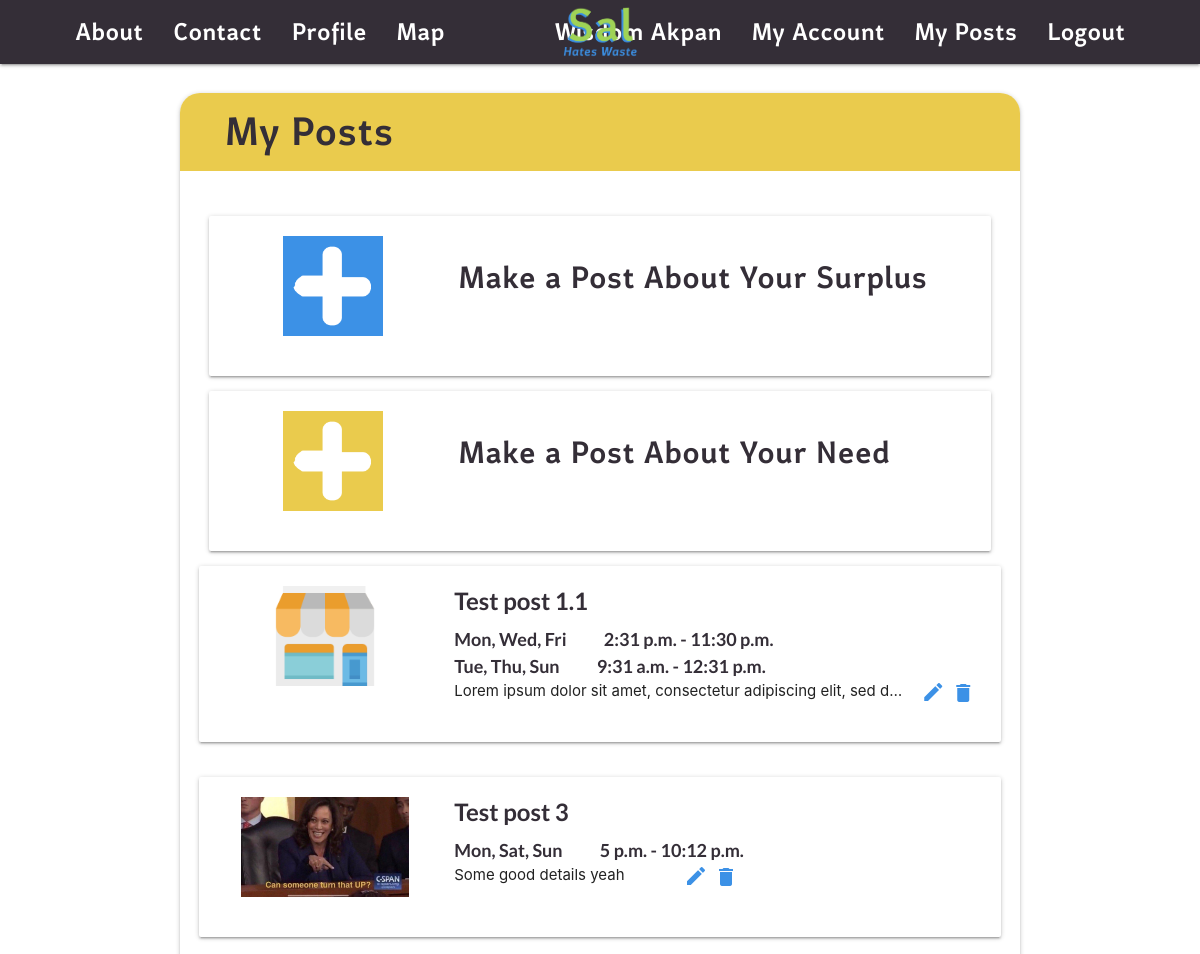
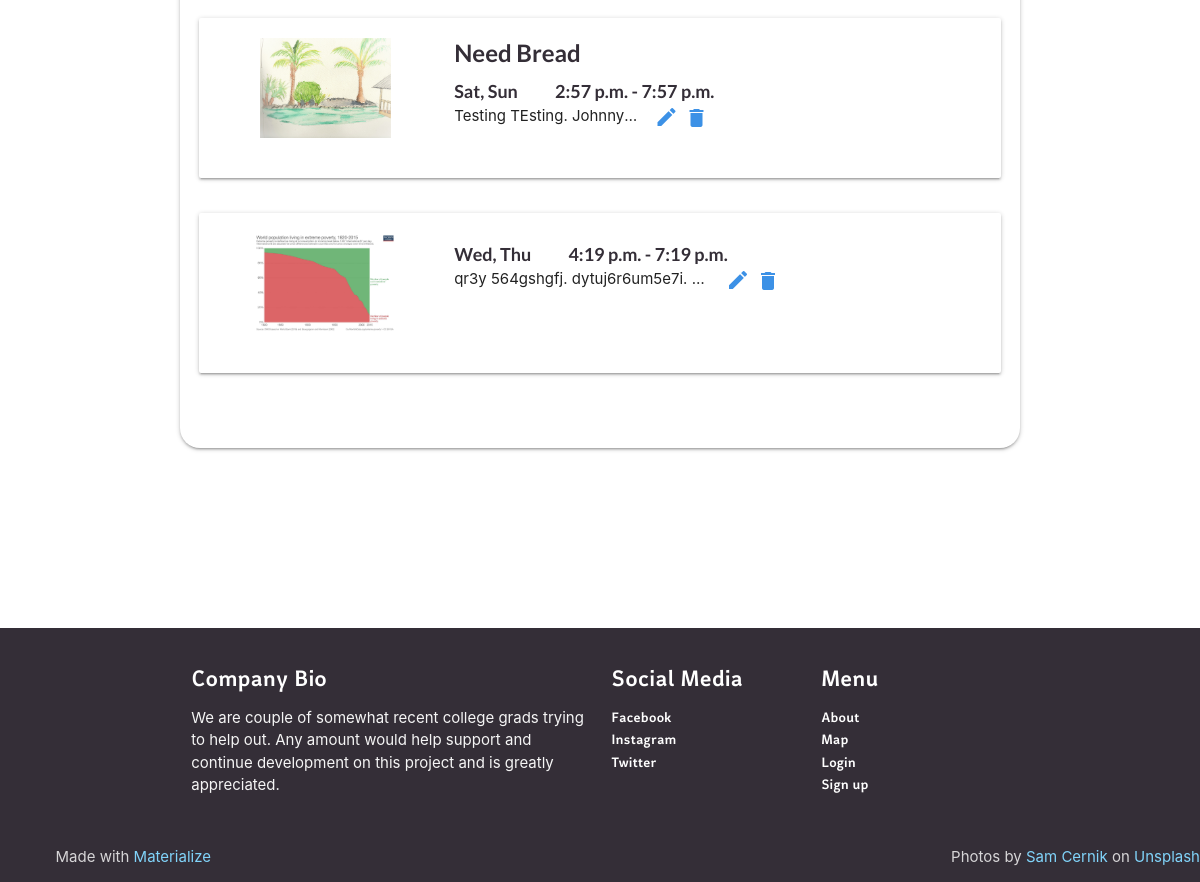
/my-posts (signed in), run on the app's committed database (2 pictures, top to bottom).
### main/models.py (models this page shows, shortened)
class CustomUser(AbstractBaseUser, PermissionsMixin):
    email = models.EmailField(_('email address'), max_length=254, unique=True)
    your_name = models.CharField(_('user name'), max_length=30, blank=True)
    is_staff = models.BooleanField(_('staff status'), default=False,
                                   help_text=_('Designates whether the user can log into this admin '
                                               'site.'))
    is_active = models.BooleanField(_('active'), default=True,
                                    help_text=_('Designates whether this user should be treated as '
                                                'active. Unselect this instead of deleting accounts.'))
    date_joined = models.DateTimeField(_('date joined'), default=timezone.now)
    objects = CustomUserManager()
    USERNAME_FIELD = 'email'
    REQUIRED_FIELDS = []
    class Meta:
        verbose_name = _('user')
        verbose_name_plural = _('users')

class UserPost(models.Model):
    post_creator = models.ForeignKey(
        CustomUser, on_delete=models.CASCADE, blank=True, default=1)
    post_title = models.CharField('Post Title', max_length=30, blank=True)
    post_org_name = models.CharField(
        'Your Organization', max_length=30, blank=True)
    phone_regex = RegexValidator(
        regex=r'^\+?1?\d{9,15}$', message="Phone number must be entered in the format: '+999999999'. Up to 15 digits allowed.")
    post_org_phone = models.CharField(_('phone'), max_length=20, validators=[
                                      phone_regex], null=True, blank=True)
    post_org_email = models.EmailField(
        'Your Organizations Email', max_length=254, default="example@gmail.com", null=False)
    post_org_address = models.CharField(
        'Your Organizations Location', max_length=80, default="123 Test St.", null=False)
    post_org_city = models.CharField(
        max_length=30, default="Stamford", null=False)
    post_org_state = models.CharField(max_length=2, default="CT", null=False)
    post_org_zipcode = models.CharField(max_length=10, null=True, blank=True)
    post_org_country = models.CharField(
        max_length=60, default="USA", null=False)
    post_image = models.ImageField('Profile Image', default='default.png',
                                   upload_to='post_pics', null=True, blank=True, validators=(validate_is_pic,))
    post_desc = models.TextField(max_length=500, null=True, blank=True)
    post_begin_date = models.DateField(_("Availability Start"), default=datetime.date.today)
    post_end_date = models.DateField(_("Availability End"), default=datetime.date.today)
    post_lat = models.FloatField(null=True, blank=True)
    post_long = models.FloatField(null=True, blank=True)
    post_recurring = models.BooleanField(default=False)
    recurrences = models.TextField(max_length=300, null=True, blank=True)
    donor_or_recip = models.CharField(
        max_length=10, choices=ROLE_CHOICES, default="Donor",)
    post_active = models.BooleanField(default=True)
    post_deliver = models.BooleanField(default=False)
    post_slug = models.SlugField(max_length=200, null=False, unique=True)
    class Meta:
        verbose_name = 'Post'
        verbose_name_plural = "Posts"

class Availability(models.Model):
    assigned_post = models.ForeignKey(UserPost, on_delete=models.CASCADE, blank=True, null=True)
    post_day = MultiSelectField(choices=DAYS_OF_WEEK, max_choices=7, max_length=10, null=True)
    start_hour = models.TimeField(null=True)
    end_hour = models.TimeField(null=True)
    start_min = models.IntegerField(null=True, blank=True)
    end_min = models.IntegerField(null=True, blank=True)

### main/views.py (the view)
# urls.py: path('my-posts', views.my_posts, name='my-posts'),
def my_posts(request):
    if request.user.is_authenticated:
        user = request.user
        my_posts = UserPost.objects.filter(post_creator = user)
        return render(request=request, template_name="main/my_posts.html", context = {
                                                               "my_posts" : my_posts})
    else:
        messages.info(request, f"Login to view your posts")
        return HttpResponseRedirect('main:login')
    return render(request=request, template_name="main/my_posts.html")

### main/Templates/main/my_posts.html (shortened to what this page needs)
{% extends 'main/header.html' %}
{% load static %}
{% block content %}
<head>
    {% load crispy_forms_tags %}
</head>
<body>
    <section>
        <div class="container col " style="margin-bottom: 12em;">
            <div id="over-card" class="card hoverable">
                <div class="title-banner">
                    <h3 class="title-text"> My Posts</h2>
                </div>
                <div class="card-content center">
                    <div class="media">
                        <div class=" main-row row center">
                            <a href="new-dpost">
                                <div class="card hoverable post-row">
                                    <div class="card-content  ">
                                        <div class="row new-button">
                                            <div class="col left-col">
                                                <img class="card-pic" src="{% static 'images/donor-plus.png' %}">
                                            </div>
                                            <div class="col right-col">
                                                <h4>Make a Post About Your Surplus</h4>
                                            </div>
                                        </div>
                                    </div>
                                </div>
                            </a>
                            <a href="new-rpost">
                                <div class="card hoverable post-row">
                                    <div class="card-content  ">
                                        <div class="row new-button">
                                            <div class="col left-col">
                                                <img class="card-pic" src="{% static 'images/recipient-plus.png' %}">
                                            </div>
                                            <div class="col right-col">
                                                <h4>Make a Post About Your Need</h4>
                                            </div>
                                        </div>
                                    </div>
                                </div>
                            </a>
                            {% for post in my_posts %}
                            <div class="row profile-content">
                                <div class="card hoverable post-row">
                                    <div class="card-content  ">
                                        <div class="row">
                                            <a href="{{post.post_slug}}" , style="color:#000">
                                                <div class="col left-col">
                                                    <img class="card-pic" src="{{post.post_image.url}}">
                                                </div>
                                            </a>
                                            <div class="col right-col">
                                                <Strong>
                                                    <div class="card-title">{{post.post_title}}</div>
                                                </Strong>
                                                {% for availability in post.availability_set.all %}
                                                <strong>
                                                    <p class="times">{{availability.post_day}}&emsp;&emsp;
                                                        {{availability.start_hour}}&nbsp;-&nbsp;{{availability.end_hour}}
                                                    </p>
                                                </strong>
                                                {% endfor %}
                                                    <form class="right" action="{% url 'main:delete' post.post_slug %}" method="post">
                                                        <button class="material-icons right delete-button" type="submit"
                                                            onclick="return confirm('Are you sure you want to delete this post?');">delete</button>
                                                    </form>
                                                    {% if post.donor_or_recip == 'Recipient' %}
                                                    <a href="{% url 'main:edit-rpost' post.post_slug %}"><i
                                                            class="material-icons right">edit</i></a>
                                                    {% endif %}
                                                    {% if post.donor_or_recip == 'Donor' %}
                                                    <a href="{% url 'main:edit-dpost' post.post_slug %}"><i
                                                            class="material-icons right">edit</i></a>
                                                    {% endif %}
                                                <p class="text">{{post.post_desc}}</p>
                                            </div>
                                        </div>
                                    </div>
                                </div>
                            </div>
                            {% endfor %}
                        </div>
                    </div>
                </div>
            </div>
        </div>
    </section>
    {% include 'main/footer.html' %}
</body>
{% endblock %}

### main/Templates/main/header.html (shortened to what this page needs)
{% load static %}
<head>
  <link rel="stylesheet" href="https://cdnjs.cloudflare.com/ajax/libs/materialize/1.0.0/css/materialize.min.css">
  <link rel="stylesheet" type="text/css" href="{% static '/fonts/stylesheet.css' %}">
</head>
<body>
  <section>
    <nav style="background-color: #342E37" role="navigation">
      <div class="nav-wrapper container" style="background-color: #342E37">
        <a href="/"  class=" center brand-logo">
          <img alt="Logo" src="{% static 'images/sal_hates_waste_logo.png' %}" height="60" style="display: block;  color: #ffffff; font-size: 16px;" border="0">
      </a>
        <ul class="right hide-on-med-and-down">
          {% if user.is_authenticated %}
          <li><a href="/account" style="color:white;font-size:20pt;">{{ user.your_name }}</a></li>
          <li><a href="/account" style="color:white;font-size:20pt;">My Account</a></li>
          <li><a href="/my-posts" style="color:white;font-size:20pt;">My Posts</a></li>
          <li><a href="/logout" style="color:white;font-size:20pt;">Logout</a></li>
          {% else %}
          <li><a href="/login" style="color:white;font-size:20pt;">Login</a></li>
          <li><a href="/signup" style="color:white;font-size:20pt;">Sign Up</a></li>
          <li><a href="/volunteer" style="color:white;font-size:20pt;">Volunteer!</a></li>
          {% endif %}
        </ul>
        <ul class="left hide-on-med-and-down">
          <li><a href="/#about-title" style="color:white;font-size:20pt;">About</a></li>
          <li><a href="/contact" style="color:white;font-size:20pt;">Contact</a></li>
          <li><a href="/profile-view" style="color:white;font-size:20pt;">Profile</a></li>
          <li><a href="/map_page" style="color:white;font-size:20pt;">Map</a></li>
        </ul>
      </div>
    </nav>
  </section>
  {% block content %}
  {% endblock %}
</body>

### main/Templates/main/footer.html
<footer class="page-footer" style="background-color: #342E37">
  <div class="container">
    <div class="row">
      <div class="col l6 s12">
        <h5 class="white-text">Company Bio</h5>
        <p class="grey-text text-lighten-4">We are couple of somewhat recent college  grads trying to help out. Any amount would help support and continue development on this project and is greatly appreciated.</p>
      </div>
      <div class="col l3 s12">
        <h5 class="white-text">Social Media</h5>
        <ul>
          <li><a class="white-text" href="#!">Facebook</a></li>
          <li><a class="white-text" href="#!">Instagram</a></li>
          <li><a class="white-text" href="https://twitter.com/salhateswaste">Twitter</a></li>
        </ul>
      </div>
      <div class="col l3 s12">
        <h5 class="white-text">Menu</h5>
        <ul>
          <li><a class="white-text" href="/#about-title">About</a></li>
          <li><a class="white-text" href="map_page">Map</a></li>
          <li><a class="white-text" href="login">Login</a></li>
          <li><a class="white-text" href="signup">Sign up</a></li>
        </ul>
      </div>
    </div>
  </div>
  <div class="footer-copyright">
    <div class="container">
    Made with <a class="light-blue-text text-lighten-3" href="http://materializecss.com">Materialize</a>
    </div>
    <div>
      <span>Photos by <a class="light-blue-text text-lighten-3" href="https://unsplash.com/@thecernik?utm_source=unsplash&amp;utm_medium=referral&amp;utm_content=creditCopyText">Sam Cernik</a>
        on <a class="light-blue-text text-lighten-3" href="https://unsplash.com">Unsplash</a></span>
    </div>
  </div>
</footer>

### main/Templates/main/header.html (style rules this page uses)
.nav-wrapper { width: 90%; }

### main/Templates/main/my_posts.html (style rules this page uses)
body { background-size: cover; background-image: url('static/images/tall-berry-photo.jpg'); background-repeat: repeat-y; }
form { display: inline-block; margin-top: 0em; margin-block-end: 0em; width: fit-content; }
.title-banner { background-color: #EACB4D; border-top-right-radius: 20px; border-top-left-radius: 20px; }
.delete-button:visited, .delete-button:hover, .delete-button:focus, .delete-button { color: #3C91E6; background: none; border: white; }
.title-text { color: ghostwhite; color: #342E37; margin-left: 3rem; padding-top: 1rem; padding-bottom: 1rem; }
.card-title { text-align: left; }
.card .card-content { padding: 20px; }
.left-col { display: flex; justify-content: center; align-items: center; overflow: hidden }
.times { text-align: left; }
.text { display: block; text-align: left; overflow: hidden; white-space: nowrap; text-overflow: ellipsis; max-width: 100%; height: 30px; }
#over-card { border-radius: 20px; }
@media screen and (min-width: 621px) { .card-pic { max-height: 100px; max-width: 100%; flex-shrink: 0; } }
@media screen and (min-width: 621px) { .left-col { margin-left: auto; margin-right: auto; width: 30%; } }
@media screen and (min-width: 621px) { .right-col { margin-left: auto; margin-right: auto; max-width: 70%; } }
@media screen and (min-width: 621px) { .card-content .post-row { max-height: 176px; } }
@media screen and (min-width: 621px) { .post-row { max-height: 176px; width: 95%; margin-left: auto; margin-right: auto; } }

### data on the page
CustomUser: your_name "Wisdom Akpan"
UserPost: post_image (picture), post_title "Test post 1.1", post_desc "Lorem ipsum dolor sit amet, consectetur adipiscing elit, sed d…"
Availability: post_day "Mon, Wed, Fri", start_hour "2:31 p.m.", end_hour "11:30 p.m."
Availability: post_day "Tue, Thu, Sun", start_hour "9:31 a.m.", end_hour "12:31 p.m."
UserPost: post_image (picture), post_title "Test post 3", post_desc "Some good details yeah"
Availability: post_day "Mon, Sat, Sun", start_hour "5 p.m.", end_hour "10:12 p.m."
UserPost: post_image (picture), post_title "Need Bread", post_desc "Testing TEsting. Johnny…"
Availability: post_day "Sat, Sun", start_hour "2:57 p.m.", end_hour "7:57 p.m."
UserPost: post_image (picture), post_desc "qr3y 564gshgfj. dytuj6r6um5e7i.…"
Availability: post_day "Wed, Thu", start_hour "4:19 p.m.", end_hour "7:19 p.m."
